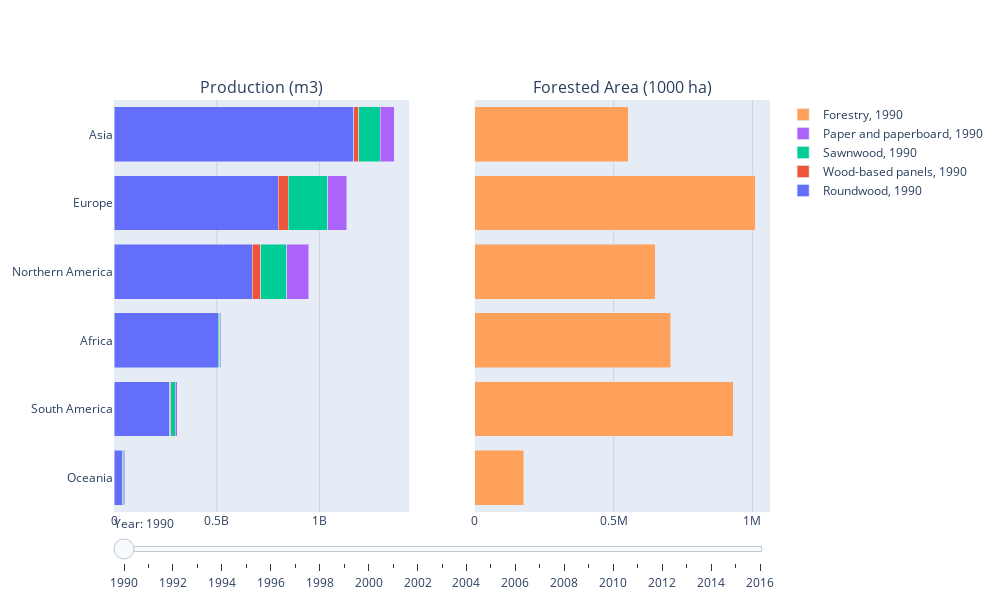

The notebook cell saved with this chart:
### Code cell
fig.data[0].visible = True
fig.data[1].visible = True
fig.data[2].visible = True
fig.data[3].visible = True
fig.data[4].visible = True

steps = []
for i in range(int(len(fig.data)/5)):
    step = dict(
        method="restyle",
        args=["visible", [False] * len(fig.data)],
        label='{}'.format(i + year_min),
    )
    step["args"][1][i*5] = True  # Toggle i'th trace to "visible"
    step["args"][1][i*5+1] = True  # Toggle i'th trace to "visible"
    step["args"][1][i*5+2] = True  # Toggle i'th trace to "visible"
    step["args"][1][i*5+3] = True  # Toggle i'th trace to "visible"
    step["args"][1][i*5+4] = True  # Toggle i'th trace to "visible"
    steps.append(step)

sliders = [dict(
    active=1991,
    currentvalue={"prefix": "Year: "},
    pad={"t": 0},
    steps=steps
)]
fig.update_layout(
    sliders=sliders,
    barmode='stack',
    autosize=False,
    width=1000,
    height=600,
)
fig.update_xaxes(showgrid=True, gridcolor="LightGray")

fig.show()
